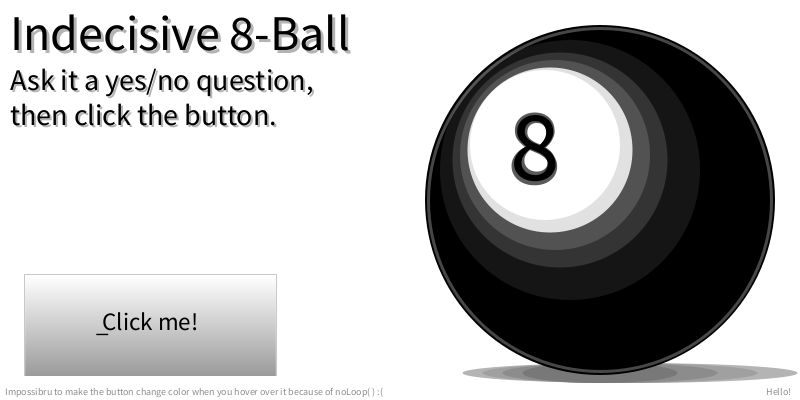
Frame 1 (no input)
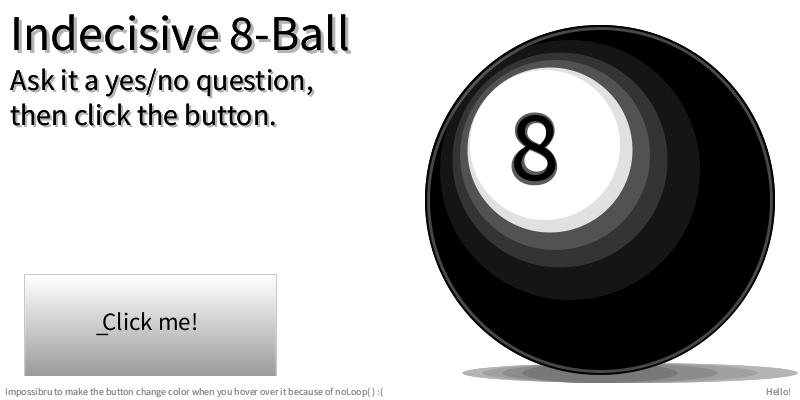
Frame 2 (the mouse pressed at the canvas centre, redrawn once)

The Processing sketch that drew these frames (run headless with seeded random() and noise(); the mouse was pressed at the canvas centre and the sketch redrawn once):

// Processing sketch: processing_79437
// ── processing_79437.pde

boolean mode = false;
void setup()
{
  size(800, 400);
  background(255);
  noStroke();
  noLoop();
}
void draw()
{
  shadows();
  ball();
  reflections();
  whiteArea();
  eight();
  words();
  button();
  if (mode == false)
  {
    subtext();
  }
  else
  {
    int per = int(random(101));
    int think = int(random(3));
    pushStyle();
    textSize(30);
    if (think == 0)
    {
      fill(180);
      text("With much self-doubt,\nit finally answers with:", 12, 97);
      fill(0);
      text("With much self-doubt,\nit finally answers with:", 10, 95);
    }
    else if (think == 1)
    {
      fill(180);
      text("Trying to scratch its head,\nit uncertainly answers with:", 12, 97);
      fill(0);
      text("Trying to scratch its head,\nit uncertainly answers with:", 10, 95);
    }
    else
    {
      fill(180);
      text("Shrugging its shoulders,\nit nervously answers with:", 12, 97);
      fill(0);
      text("Shrugging its shoulders,\nit nervously answers with:", 10, 95);
    }
    textSize(33);
    int msg = int(random(3));
    if (msg == 0)
    {
      fill(180);
      text("50% yes, 50% no?", 12, 192);
      fill(0);
      text("50% yes, 50% no?", 10, 190);
    }
    else if (msg == 1)
    {
      fill(180);
      text(+(per)+"% yes, "+(100-per)+"% no?", 12, 192);
      fill(0);
      text(+(per)+"% yes, "+(100-per)+"% no?", 10, 190);
    }
    else
    {
      fill(180);
      text(+(per)+"% yes, "+(100-per)+"% no?", 12, 192);
      fill(0);
      text(+(per)+"% yes, "+(100-per)+"% no?", 10, 190);
    }
    popStyle();
  }
  pushStyle();
  textSize(10);
  fill(140);
  text("Hello!", 766, 395);
  text("Impossibru to make the button change color when you hover over it because of noLoop( ) :(", 5, 395);
  popStyle();
}
void ball()
{
  fill(0);
  ellipse(600, 200, 350, 350);
}
void reflections()
{
  fill(180, 180, 180, 60);
  ellipse(555, 155, 190, 190);
  fill(180, 180, 180, 50);
  ellipse(560, 160, 215, 215);
  fill(180, 180, 180, 30);
  ellipse(570, 170, 260, 260);
  pushStyle();
  noFill();
  strokeWeight(3);
  stroke(180, 180, 180, 100);
  ellipse(600, 200, 343, 343);
  popStyle();
}
void whiteArea()
{
  fill(225);
  ellipse(550, 150, 165, 165);
  fill(255);
  ellipse(545, 145, 150, 150);
}
void eight()
{
  fill(90);
  textSize(110);
  text("8", 507, 184);
  textSize(90);
  text("8", 514, 176);
  fill(0);
  textSize(100);
  text("8", 510, 180);
}
void shadows()
{
  fill(180);
  ellipse(630, 373, 335, 20);
  fill(160);
  ellipse(620, 373, 275, 20);
  fill(140);
  ellipse(610, 373, 215, 20); 
  fill(120);
  ellipse(600, 373, 155, 20);
}
void words()
{
  textSize(50);
  fill(180);
  text("Indecisive 8-Ball", 13, 53);
  fill(0);
  text("Indecisive 8-Ball", 10, 50);
}
void subtext()
{
  textSize(30);
  fill(180);
  text("Ask it a yes/no question,\nthen click the button.", 12, 92);
  fill(0);
  textSize(30);
  text("Ask it a yes/no question,\nthen click the button.", 10, 90);
}
void button()
{
  pushStyle();
  strokeWeight(1);
  stroke(200);
  fill(255);
  rect(24, 274, 252, 101);
  int whiteAmount=255;
  int c=275;
  while (c<376)
  {
    stroke(whiteAmount);
    line(25, c, 275, c);
    c++;
    whiteAmount--;
  }
  textAlign(CENTER);
  textSize(25);
  fill(0);
  if (mode==false)
  {
    text("Click me!", 150, 330);
    text("_", 102, 332);
  } 
  else
  {
    text("Back", 150, 330);
    text("_", 128, 332);
  }
  popStyle();
}
void mouseReleased()
{
  if (mouseX > 25 && mouseX < 275 && mouseY > 275 && mouseY < 375)
  {
    mode = !mode;
    background(255);
    redraw();
  }
}
void keyPressed()
{
  if (mode == false)
  {
    if (key == 'c' || key == 'C')
    {
      mode = !mode;
      background(255);
      redraw();
    }
  }
  else
  {
    if (key == 'b' || key == 'D')
    {
      mode = !mode;
      background(255);
      redraw();
    }
  }
}
